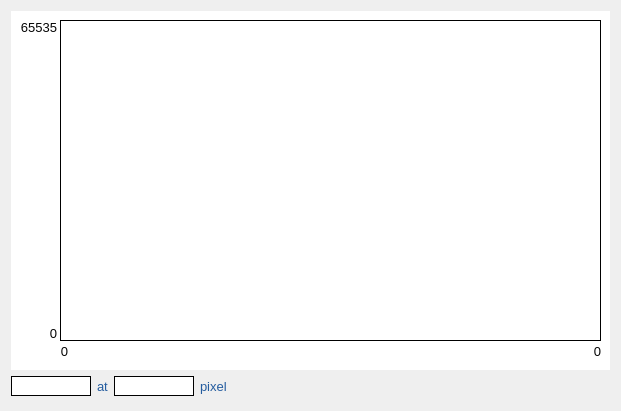
<?xml version="1.0" encoding="UTF-8"?>
<ui version="4.0">
 <class>GeyImgWdg</class>
 <widget class="QWidget" name="GeyImgWdg">
  <property name="geometry">
   <rect>
    <x>0</x>
    <y>0</y>
    <width>621</width>
    <height>411</height>
   </rect>
  </property>
  <property name="windowTitle">
   <string>灰度分布图</string>
  </property>
  <property name="styleSheet">
   <string notr="true">QLineEdit {
        border-radius: 4px;
        height: 25px;
        border: 1px solid rgb(111, 156, 207);
        background: white;
}
QLineEdit:enabled {
        color: rgb(84, 84, 84);
}
QLineEdit:enabled:hover, QLineEdit:enabled:focus {
        color: rgb(51, 51, 51);
}
QLineEdit:!enabled {
        color: rgb(80, 80, 80);
}

QLabel
{
    height:26px;
    font-size:10pt;
    font-family:&quot;Arial&quot;;
    color:#245c9f;
}</string>
  </property>
  <layout class="QVBoxLayout" name="verticalLayout" stretch="1,0">
   <property name="bottomMargin">
    <number>15</number>
   </property>
   <item>
    <widget class="QWidget" name="widget" native="true">
     <property name="styleSheet">
      <string notr="true">background-color: rgb(255, 255, 255);
color: rgb(4, 4, 4);</string>
     </property>
     <layout class="QHBoxLayout" name="horizontalLayout_3">
      <property name="spacing">
       <number>0</number>
      </property>
      <item>
       <layout class="QVBoxLayout" name="verticalLayout_2">
        <property name="spacing">
         <number>0</number>
        </property>
        <property name="rightMargin">
         <number>3</number>
        </property>
        <property name="bottomMargin">
         <number>20</number>
        </property>
        <item>
         <widget class="QLabel" name="label_5">
          <property name="text">
           <string>65535</string>
          </property>
          <property name="alignment">
           <set>Qt::AlignRight|Qt::AlignTrailing|Qt::AlignVCenter</set>
          </property>
         </widget>
        </item>
        <item>
         <spacer name="verticalSpacer">
          <property name="orientation">
           <enum>Qt::Vertical</enum>
          </property>
          <property name="sizeHint" stdset="0">
           <size>
            <width>20</width>
            <height>40</height>
           </size>
          </property>
         </spacer>
        </item>
        <item>
         <widget class="QLabel" name="label_6">
          <property name="styleSheet">
           <string notr="true"/>
          </property>
          <property name="text">
           <string>0</string>
          </property>
          <property name="alignment">
           <set>Qt::AlignRight|Qt::AlignTrailing|Qt::AlignVCenter</set>
          </property>
         </widget>
        </item>
       </layout>
      </item>
      <item>
       <layout class="QVBoxLayout" name="verticalLayout_3" stretch="1,0">
        <property name="spacing">
         <number>0</number>
        </property>
        <item>
         <widget class="QWidget" name="widget_paint" native="true">
          <property name="styleSheet">
           <string notr="true">border:1px solid #000000;</string>
          </property>
         </widget>
        </item>
        <item>
         <layout class="QHBoxLayout" name="horizontalLayout_2">
          <item>
           <widget class="QLabel" name="label_8">
            <property name="minimumSize">
             <size>
              <width>0</width>
              <height>20</height>
             </size>
            </property>
            <property name="maximumSize">
             <size>
              <width>16777215</width>
              <height>20</height>
             </size>
            </property>
            <property name="styleSheet">
             <string notr="true"/>
            </property>
            <property name="text">
             <string>0</string>
            </property>
            <property name="alignment">
             <set>Qt::AlignRight|Qt::AlignTrailing|Qt::AlignVCenter</set>
            </property>
           </widget>
          </item>
          <item>
           <spacer name="horizontalSpacer_2">
            <property name="orientation">
             <enum>Qt::Horizontal</enum>
            </property>
            <property name="sizeHint" stdset="0">
             <size>
              <width>40</width>
              <height>20</height>
             </size>
            </property>
           </spacer>
          </item>
          <item>
           <widget class="QLabel" name="label_max_pix">
            <property name="text">
             <string>0</string>
            </property>
            <property name="alignment">
             <set>Qt::AlignRight|Qt::AlignTrailing|Qt::AlignVCenter</set>
            </property>
           </widget>
          </item>
         </layout>
        </item>
       </layout>
      </item>
     </layout>
    </widget>
   </item>
   <item>
    <layout class="QHBoxLayout" name="horizontalLayout">
     <item>
      <widget class="QLabel" name="label_grey">
       <property name="minimumSize">
        <size>
         <width>80</width>
         <height>0</height>
        </size>
       </property>
       <property name="styleSheet">
        <string notr="true">background-color: rgb(255, 255, 255);
border:1px solid #ff000000;</string>
       </property>
       <property name="text">
        <string/>
       </property>
      </widget>
     </item>
     <item>
      <widget class="QLabel" name="label">
       <property name="text">
        <string>at</string>
       </property>
      </widget>
     </item>
     <item>
      <widget class="QLabel" name="label_pixel">
       <property name="minimumSize">
        <size>
         <width>80</width>
         <height>0</height>
        </size>
       </property>
       <property name="styleSheet">
        <string notr="true">background-color: rgb(255, 255, 255);
border:1px solid #ff000000;</string>
       </property>
       <property name="text">
        <string/>
       </property>
      </widget>
     </item>
     <item>
      <widget class="QLabel" name="label_3">
       <property name="text">
        <string>pixel</string>
       </property>
      </widget>
     </item>
     <item>
      <spacer name="horizontalSpacer">
       <property name="orientation">
        <enum>Qt::Horizontal</enum>
       </property>
       <property name="sizeHint" stdset="0">
        <size>
         <width>40</width>
         <height>20</height>
        </size>
       </property>
      </spacer>
     </item>
    </layout>
   </item>
  </layout>
 </widget>
 <resources/>
 <connections/>
</ui>
